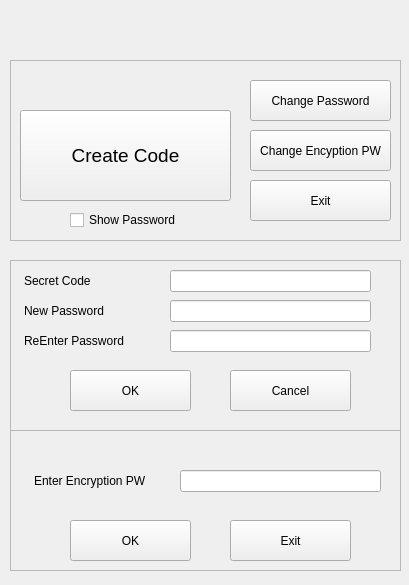
<?xml version="1.0" encoding="UTF-8"?>
<ui version="4.0">
 <class>Form</class>
 <widget class="QWidget" name="Form">
  <property name="geometry">
   <rect>
    <x>0</x>
    <y>0</y>
    <width>409</width>
    <height>585</height>
   </rect>
  </property>
  <property name="windowTitle">
   <string>Remote PW Code Gen V1.1</string>
  </property>
  <widget class="QLabel" name="Lbl_Info">
   <property name="geometry">
    <rect>
     <x>20</x>
     <y>20</y>
     <width>371</width>
     <height>41</height>
    </rect>
   </property>
   <property name="font">
    <font>
     <family>Arial</family>
     <pointsize>16</pointsize>
    </font>
   </property>
   <property name="text">
    <string/>
   </property>
   <property name="alignment">
    <set>Qt::AlignCenter</set>
   </property>
  </widget>
  <widget class="QFrame" name="Frm_Password">
   <property name="geometry">
    <rect>
     <x>10</x>
     <y>260</y>
     <width>391</width>
     <height>171</height>
    </rect>
   </property>
   <property name="frameShape">
    <enum>QFrame::StyledPanel</enum>
   </property>
   <property name="frameShadow">
    <enum>QFrame::Raised</enum>
   </property>
   <widget class="QLineEdit" name="lineEdit_Password1">
    <property name="geometry">
     <rect>
      <x>160</x>
      <y>40</y>
      <width>201</width>
      <height>22</height>
     </rect>
    </property>
    <property name="echoMode">
     <enum>QLineEdit::Password</enum>
    </property>
   </widget>
   <widget class="QLineEdit" name="lineEdit_Password2">
    <property name="geometry">
     <rect>
      <x>160</x>
      <y>70</y>
      <width>201</width>
      <height>22</height>
     </rect>
    </property>
    <property name="echoMode">
     <enum>QLineEdit::Password</enum>
    </property>
   </widget>
   <widget class="QLabel" name="lbl_Password">
    <property name="geometry">
     <rect>
      <x>14</x>
      <y>40</y>
      <width>131</width>
      <height>21</height>
     </rect>
    </property>
    <property name="text">
     <string>New Password</string>
    </property>
   </widget>
   <widget class="QLabel" name="lbl_Password2">
    <property name="geometry">
     <rect>
      <x>14</x>
      <y>70</y>
      <width>131</width>
      <height>21</height>
     </rect>
    </property>
    <property name="text">
     <string>ReEnter Password</string>
    </property>
   </widget>
   <widget class="QPushButton" name="Btn_Ok">
    <property name="geometry">
     <rect>
      <x>60</x>
      <y>110</y>
      <width>121</width>
      <height>41</height>
     </rect>
    </property>
    <property name="text">
     <string>OK</string>
    </property>
   </widget>
   <widget class="QPushButton" name="Btn_Cancel">
    <property name="geometry">
     <rect>
      <x>220</x>
      <y>110</y>
      <width>121</width>
      <height>41</height>
     </rect>
    </property>
    <property name="text">
     <string>Cancel</string>
    </property>
   </widget>
   <widget class="QLineEdit" name="lineEdit_SecretCode">
    <property name="geometry">
     <rect>
      <x>160</x>
      <y>10</y>
      <width>201</width>
      <height>22</height>
     </rect>
    </property>
    <property name="text">
     <string/>
    </property>
   </widget>
   <widget class="QLabel" name="lbl_SecretCode">
    <property name="geometry">
     <rect>
      <x>14</x>
      <y>10</y>
      <width>131</width>
      <height>21</height>
     </rect>
    </property>
    <property name="text">
     <string>Secret Code</string>
    </property>
   </widget>
  </widget>
  <widget class="QFrame" name="Frm_Main">
   <property name="geometry">
    <rect>
     <x>10</x>
     <y>60</y>
     <width>391</width>
     <height>181</height>
    </rect>
   </property>
   <property name="frameShape">
    <enum>QFrame::StyledPanel</enum>
   </property>
   <property name="frameShadow">
    <enum>QFrame::Raised</enum>
   </property>
   <widget class="QPushButton" name="Btn_Exit">
    <property name="geometry">
     <rect>
      <x>240</x>
      <y>120</y>
      <width>141</width>
      <height>41</height>
     </rect>
    </property>
    <property name="text">
     <string>Exit</string>
    </property>
   </widget>
   <widget class="QPushButton" name="Btn_CreateCode">
    <property name="geometry">
     <rect>
      <x>10</x>
      <y>50</y>
      <width>211</width>
      <height>91</height>
     </rect>
    </property>
    <property name="font">
     <font>
      <pointsize>14</pointsize>
     </font>
    </property>
    <property name="text">
     <string>Create Code</string>
    </property>
   </widget>
   <widget class="QPushButton" name="Btn_ChangePassword">
    <property name="geometry">
     <rect>
      <x>240</x>
      <y>20</y>
      <width>141</width>
      <height>41</height>
     </rect>
    </property>
    <property name="text">
     <string>Change Password</string>
    </property>
   </widget>
   <widget class="QPushButton" name="Btn_ChangeEncryptionPassword">
    <property name="geometry">
     <rect>
      <x>240</x>
      <y>70</y>
      <width>141</width>
      <height>41</height>
     </rect>
    </property>
    <property name="text">
     <string>Change Encyption PW</string>
    </property>
   </widget>
   <widget class="QCheckBox" name="Chk_ShowPassword">
    <property name="geometry">
     <rect>
      <x>60</x>
      <y>150</y>
      <width>121</width>
      <height>20</height>
     </rect>
    </property>
    <property name="text">
     <string>Show Password</string>
    </property>
   </widget>
  </widget>
  <widget class="QFrame" name="Frm_PasswordEnc">
   <property name="geometry">
    <rect>
     <x>10</x>
     <y>430</y>
     <width>391</width>
     <height>141</height>
    </rect>
   </property>
   <property name="frameShape">
    <enum>QFrame::StyledPanel</enum>
   </property>
   <property name="frameShadow">
    <enum>QFrame::Raised</enum>
   </property>
   <widget class="QLineEdit" name="lineEdit_PasswordEnc">
    <property name="geometry">
     <rect>
      <x>170</x>
      <y>40</y>
      <width>201</width>
      <height>22</height>
     </rect>
    </property>
    <property name="echoMode">
     <enum>QLineEdit::Password</enum>
    </property>
   </widget>
   <widget class="QLabel" name="lbl_PasswordEnc">
    <property name="geometry">
     <rect>
      <x>24</x>
      <y>40</y>
      <width>121</width>
      <height>21</height>
     </rect>
    </property>
    <property name="text">
     <string>Enter Encryption PW</string>
    </property>
   </widget>
   <widget class="QPushButton" name="Btn_OkEnc">
    <property name="geometry">
     <rect>
      <x>60</x>
      <y>90</y>
      <width>121</width>
      <height>41</height>
     </rect>
    </property>
    <property name="text">
     <string>OK</string>
    </property>
   </widget>
   <widget class="QPushButton" name="Btn_ExitEnc">
    <property name="geometry">
     <rect>
      <x>220</x>
      <y>90</y>
      <width>121</width>
      <height>41</height>
     </rect>
    </property>
    <property name="text">
     <string>Exit</string>
    </property>
   </widget>
  </widget>
 </widget>
 <resources/>
 <connections/>
</ui>
